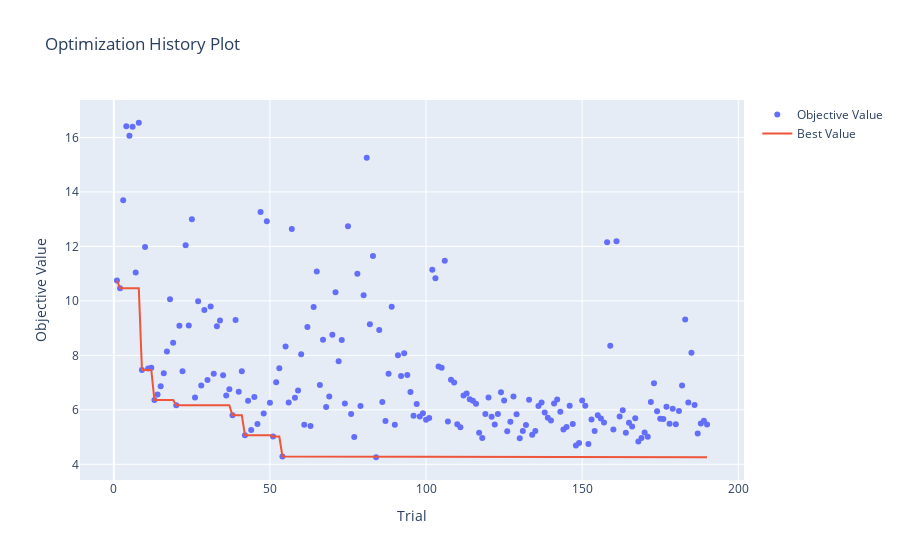
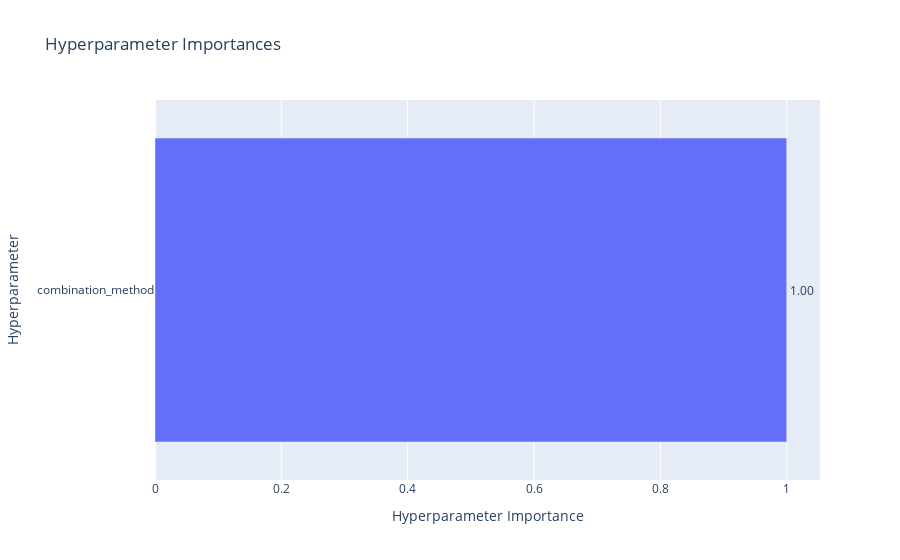
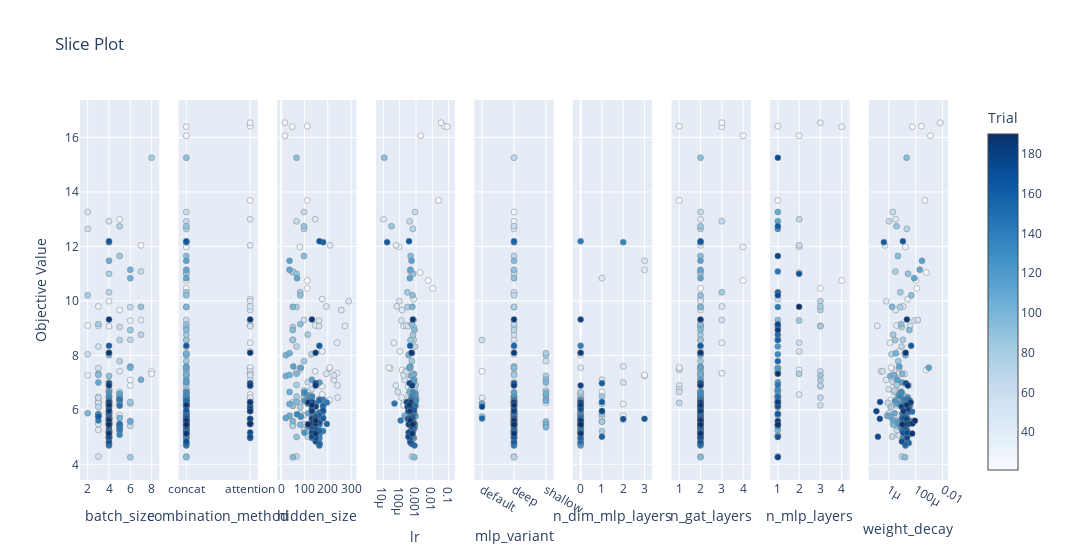

The cell these charts' notebook holds for them, in order:
### Code cell
# Load the study from the SQLite database
study = optuna.load_study(
    study_name="Multimodal_with_Gini",
    storage="sqlite:///optuna_with_gini_study.db"
)

# Plot optimization history
fig1 = plot_optimization_history(study)
fig1.show()

# Plot parameter importances
fig2 = plot_param_importances(study)
fig2.show()

# Plot parallel coordinate
fig3 = plot_parallel_coordinate(study)
fig3.show()

# Additional Optuna plots
from optuna.visualization import plot_slice, plot_contour, plot_edf

# Slice plot: shows objective value for each parameter
fig4 = plot_slice(study)
fig4.show()

# Contour plot: shows relationship between two parameters and objective
fig5 = plot_contour(study, params=['lr', 'hidden_size'])
fig5.show()

# Empirical Distribution Function plot: shows distribution of objective values
fig6 = plot_edf(study)
fig6.show()

### Figure 1 — Plotly figure (JSON) as saved in the notebook; plotly's stock layout.template omitted (floating-point values rounded to 4 significant figures; data arrays with more than 128 entries replaced by an {"elided": "..."} marker saying what was removed)
{"data": [{"mode": "markers", "name": "Objective Value", "type": "scatter", "x": {"elided": "190 int values"}, "y": {"elided": "190 float values"}}, {"mode": "lines", "name": "Best Value", "type": "scatter", "x": {"elided": "191 int values"}, "y": {"elided": "191 float values"}}, {"marker": {"color": "#cccccc"}, "mode": "markers", "name": "Infeasible Trial", "showlegend": false, "type": "scatter", "x": [], "y": []}], "layout": {"title": {"text": "Optimization History Plot"}, "xaxis": {"title": {"text": "Trial"}}, "yaxis": {"title": {"text": "Objective Value"}}}}

### Figure 2 — Plotly figure (JSON) as saved in the notebook; plotly's stock layout.template omitted (floating-point values rounded to 4 significant figures)
{"data": [{"cliponaxis": false, "hovertemplate": ["combination_method (CategoricalDistribution): 1.0<extra></extra>"], "name": "Objective Value", "orientation": "h", "text": ["1.00"], "textposition": "outside", "type": "bar", "x": [1], "y": ["combination_method"]}], "layout": {"title": {"text": "Hyperparameter Importances"}, "xaxis": {"title": {"text": "Hyperparameter Importance"}}, "yaxis": {"title": {"text": "Hyperparameter"}}}}

### Figure 3 — Plotly figure (JSON) as saved in the notebook; plotly's stock layout.template omitted (floating-point values rounded to 4 significant figures; data arrays with more than 128 entries replaced by an {"elided": "..."} marker saying what was removed)
{"data": [{"marker": {"color": {"elided": "170 int values"}, "colorbar": {"title": {"text": "Trial"}, "x": 1, "xpad": 40}, "colorscale": [[0, "rgb(247,251,255)"], [0.125, "rgb(222,235,247)"], [0.25, "rgb(198,219,239)"], [0.375, "rgb(158,202,225)"], [0.5, "rgb(107,174,214)"], [0.625, "rgb(66,146,198)"], [0.75, "rgb(33,113,181)"], [0.875, "rgb(8,81,156)"], [1, "rgb(8,48,107)"]], "line": {"color": "Grey", "width": 0.5}, "showscale": true}, "mode": "markers", "name": "Feasible Trial", "showlegend": false, "type": "scatter", "x": {"elided": "170 int values"}, "xaxis": "x", "y": {"elided": "170 float values"}, "yaxis": "y"}, {"marker": {"color": {"elided": "190 int values"}, "colorbar": {"title": {"text": "Trial"}, "x": 1, "xpad": 40}, "colorscale": [[0, "rgb(247,251,255)"], [0.125, "rgb(222,235,247)"], [0.25, "rgb(198,219,239)"], [0.375, "rgb(158,202,225)"], [0.5, "rgb(107,174,214)"], [0.625, "rgb(66,146,198)"], [0.75, "rgb(33,113,181)"], [0.875, "rgb(8,81,156)"], [1, "rgb(8,48,107)"]], "line": {"color": "Grey", "width": 0.5}, "showscale": false}, "mode": "markers", "name": "Feasible Trial", "showlegend": false, "type": "scatter", "x": {"elided": "190 str values"}, "xaxis": "x2", "y": {"elided": "190 float values"}, "yaxis": "y2"}, {"marker": {"color": {"elided": "190 int values"}, "colorbar": {"title": {"text": "Trial"}, "x": 1, "xpad": 40}, "colorscale": [[0, "rgb(247,251,255)"], [0.125, "rgb(222,235,247)"], [0.25, "rgb(198,219,239)"], [0.375, "rgb(158,202,225)"], [0.5, "rgb(107,174,214)"], [0.625, "rgb(66,146,198)"], [0.75, "rgb(33,113,181)"], [0.875, "rgb(8,81,156)"], [1, "rgb(8,48,107)"]], "line": {"color": "Grey", "width": 0.5}, "showscale": false}, "mode": "markers", "name": "Feasible Trial", "showlegend": false, "type": "scatter", "x": {"elided": "190 int values"}, "xaxis": "x3", "y": {"elided": "190 float values"}, "yaxis": "y3"}, {"marker": {"color": {"elided": "190 int values"}, "colorbar": {"title": {"text": "Trial"}, "x": 1, "xpad": 40}, "colorscale": [[0, "rgb(247,251,255)"], [0.125, "rgb(222,235,247)"], [0.25, "rgb(198,219,239)"], [0.375, "rgb(158,202,225)"], [0.5, "rgb(107,174,214)"], [0.625, "rgb(66,146,198)"], [0.75, "rgb(33,113,181)"], [0.875, "rgb(8,81,156)"], [1, "rgb(8,48,107)"]], "line": {"color": "Grey", "width": 0.5}, "showscale": false}, "mode": "markers", "name": "Feasible Trial", "showlegend": false, "type": "scatter", "x": {"elided": "190 float values"}, "xaxis": "x4", "y": {"elided": "190 float values"}, "yaxis": "y4"}, {"marker": {"color": {"elided": "150 int values"}, "colorbar": {"title": {"text": "Trial"}, "x": 1, "xpad": 40}, "colorscale": [[0, "rgb(247,251,255)"], [0.125, "rgb(222,235,247)"], [0.25, "rgb(198,219,239)"], [0.375, "rgb(158,202,225)"], [0.5, "rgb(107,174,214)"], [0.625, "rgb(66,146,198)"], [0.75, "rgb(33,113,181)"], [0.875, "rgb(8,81,156)"], [1, "rgb(8,48,107)"]], "line": {"color": "Grey", "width": 0.5}, "showscale": false}, "mode": "markers", "name": "Feasible Trial", "showlegend": false, "type": "scatter", "x": {"elided": "150 str values"}, "xaxis": "x5", "y": {"elided": "150 float values"}, "yaxis": "y5"}, {"marker": {"color": [91, 92, 93, 94, 95, 96, 97, 98, 99, 100, 101, 102, 103, 104, 105, 106, 107, 108, 109, 110, 111, 112, 113, 114, 115, 116, 117, 118, 119, 120, 121, 122, 123, 124, 125, 126, 127, 128, 129, 130, 131, 132, 133, 134, 135, 136, 137, 138, 139, 140, 141, 142, 143, 144, 145, 146, 147, 148, 149, 150, 151, 152, 153, 154, 155, 156, 157, 158, 159, 160, 161, 162, 163, 164, 165, 166, 167, 168, 169, 170, 171, 172, 173, 174, 175, 176, 177, 178, 179, 180, 181, 182, 183, 184, 185, 186, 187, 188, 189, 190], "colorbar": {"title": {"text": "Trial"}, "x": 1, "xpad": 40}, "colorscale": [[0, "rgb(247,251,255)"], [0.125, "rgb(222,235,247)"], [0.25, "rgb(198,219,239)"], [0.375, "rgb(158,202,225)"], [0.5, "rgb(107,174,214)"], [0.625, "rgb(66,146,198)"], [0.75, "rgb(33,113,181)"], [0.875, "rgb(8,81,156)"], [1, "rgb(8,48,107)"]], "line": {"color": "Grey", "width": 0.5}, "showscale": false}, "mode": "markers", "name": "Feasible Trial", "showlegend": false, "type": "scatter", "x": [0, 3, 0, 3, 1, 2, 2, 1, 0, 2, 1, 3, 1, 2, 0, 3, 1, 1, 2, 0, 0, 0, 0, 0, 0, 1, 0, 0, 0, 0, 0, 0, 0, 0, 0, 1, 1, 1, 1, 0, 0, 0, 0, 0, 0, 0, 0, 0, 0, 0, 0, 0, 0, 0, 0, 0, 0, 0, 0, 0, 0, 0, 0, 0, 0, 0, 0, 2, 0, 0, 0, 0, 0, 0, 0, 0, 0, 0, 0, 0, 1, 1, 1, 1, 3, 2, 0, 0, 0, 0, 1, 0, 0, 0, 0, 0, 0, 0, 0, 0], "xaxis": "x6", "y": [8.005, 7.246, 8.082, 7.282, 6.656, 5.785, 6.214, 5.76, 5.879, 5.639, 5.699, 11.14, 10.83, 7.593, 7.548, 11.47, 5.569, 7.107, 7.003, 5.474, 5.361, 6.529, 6.597, 6.388, 6.331, 6.223, 5.161, 4.963, 5.848, 6.454, 5.751, 5.466, 5.844, 6.65, 6.346, 5.216, 5.566, 6.49, 5.837, 4.961, 5.224, 5.443, 6.366, 5.083, 5.222, 6.138, 6.266, 5.906, 5.714, 5.609, 6.23, 6.379, 5.93, 5.277, 5.37, 6.154, 5.484, 4.689, 4.779, 6.34, 6.153, 4.746, 5.644, 5.228, 5.799, 5.684, 5.536, 12.16, 8.354, 5.277, 12.19, 5.754, 5.985, 5.155, 5.529, 5.385, 5.689, 4.836, 4.966, 5.166, 5.012, 6.288, 6.974, 5.949, 5.669, 5.663, 6.116, 5.491, 6.041, 5.475, 5.955, 6.893, 9.319, 6.271, 8.095, 6.179, 5.128, 5.498, 5.6, 5.462], "yaxis": "y6"}, {"marker": {"color": {"elided": "190 int values"}, "colorbar": {"title": {"text": "Trial"}, "x": 1, "xpad": 40}, "colorscale": [[0, "rgb(247,251,255)"], [0.125, "rgb(222,235,247)"], [0.25, "rgb(198,219,239)"], [0.375, "rgb(158,202,225)"], [0.5, "rgb(107,174,214)"], [0.625, "rgb(66,146,198)"], [0.75, "rgb(33,113,181)"], [0.875, "rgb(8,81,156)"], [1, "rgb(8,48,107)"]], "line": {"color": "Grey", "width": 0.5}, "showscale": false}, "mode": "markers", "name": "Feasible Trial", "showlegend": false, "type": "scatter", "x": {"elided": "190 int values"}, "xaxis": "x7", "y": {"elided": "190 float values"}, "yaxis": "y7"}, {"marker": {"color": [1, 2, 3, 4, 5, 6, 7, 8, 9, 10, 11, 12, 13, 14, 15, 16, 17, 18, 19, 20, 21, 22, 23, 24, 25, 26, 27, 28, 29, 30, 31, 32, 33, 34, 35, 36, 37, 38, 39, 40, 41, 42, 43, 44, 45, 46, 47, 48, 49, 50, 51, 52, 53, 54, 55, 56, 57, 58, 59, 60, 61, 62, 63, 64, 65, 66, 67, 68, 69, 70, 71, 72, 73, 74, 75, 76, 77, 78, 79, 80, 81, 82, 83, 84, 85, 86, 87, 88, 89, 90], "colorbar": {"title": {"text": "Trial"}, "x": 1, "xpad": 40}, "colorscale": [[0, "rgb(247,251,255)"], [0.125, "rgb(222,235,247)"], [0.25, "rgb(198,219,239)"], [0.375, "rgb(158,202,225)"], [0.5, "rgb(107,174,214)"], [0.625, "rgb(66,146,198)"], [0.75, "rgb(33,113,181)"], [0.875, "rgb(8,81,156)"], [1, "rgb(8,48,107)"]], "line": {"color": "Grey", "width": 0.5}, "showscale": false}, "mode": "markers", "name": "Feasible Trial", "showlegend": false, "type": "scatter", "x": [4, 3, 1, 1, 2, 4, 2, 3, 2, 2, 1, 1, 1, 2, 3, 1, 2, 1, 2, 3, 3, 3, 2, 1, 2, 3, 3, 3, 3, 3, 3, 2, 3, 2, 3, 1, 1, 1, 1, 1, 1, 1, 1, 1, 1, 1, 1, 1, 1, 1, 1, 1, 1, 1, 1, 1, 1, 1, 1, 1, 1, 1, 1, 1, 1, 1, 1, 1, 1, 1, 1, 1, 1, 1, 1, 1, 1, 2, 1, 1, 1, 1, 1, 1, 1, 1, 1, 1, 2, 1], "xaxis": "x8", "y": [10.75, 10.46, 13.69, 16.41, 16.06, 16.39, 11.04, 16.54, 7.464, 11.98, 7.517, 7.549, 6.363, 6.565, 6.863, 7.344, 8.144, 10.06, 8.463, 6.166, 9.083, 7.415, 12.04, 9.097, 13.0, 6.449, 9.99, 6.895, 9.664, 7.098, 9.797, 7.325, 9.073, 9.28, 7.268, 6.53, 6.757, 5.798, 9.297, 6.66, 7.415, 5.066, 6.336, 5.26, 6.472, 5.476, 13.26, 5.865, 12.92, 6.256, 5.019, 7.016, 7.529, 4.287, 8.322, 6.274, 12.64, 6.442, 6.713, 8.039, 5.454, 9.04, 5.406, 9.771, 11.08, 6.917, 8.571, 6.1, 6.486, 8.759, 10.32, 7.788, 8.56, 6.231, 12.74, 5.85, 5.004, 11.0, 6.144, 10.2, 15.26, 9.145, 11.65, 4.259, 8.928, 6.288, 5.588, 7.323, 9.781, 5.454], "yaxis": "y8"}, {"marker": {"color": {"elided": "190 int values"}, "colorbar": {"title": {"text": "Trial"}, "x": 1, "xpad": 40}, "colorscale": [[0, "rgb(247,251,255)"], [0.125, "rgb(222,235,247)"], [0.25, "rgb(198,219,239)"], [0.375, "rgb(158,202,225)"], [0.5, "rgb(107,174,214)"], [0.625, "rgb(66,146,198)"], [0.75, "rgb(33,113,181)"], [0.875, "rgb(8,81,156)"], [1, "rgb(8,48,107)"]], "line": {"color": "Grey", "width": 0.5}, "showscale": false}, "mode": "markers", "name": "Feasible Trial", "showlegend": false, "type": "scatter", "x": {"elided": "190 float values"}, "xaxis": "x9", "y": {"elided": "190 float values"}, "yaxis": "y9"}], "layout": {"title": {"text": "Slice Plot"}, "width": 2700, "xaxis": {"anchor": "y", "domain": [0, 0.09136], "title": {"text": "batch_size"}}, "xaxis2": {"anchor": "y2", "categoryarray": ["concat", "attention"], "categoryorder": "array", "domain": [0.1136, 0.2049], "title": {"text": "combination_method"}, "type": "category"}, "xaxis3": {"anchor": "y3", "domain": [0.2272, 0.3185], "title": {"text": "hidden_size"}}, "xaxis4": {"anchor": "y4", "domain": [0.3407, 0.4321], "title": {"text": "lr"}, "type": "log"}, "xaxis5": {"anchor": "y5", "categoryarray": ["default", "deep", "shallow"], "categoryorder": "array", "domain": [0.4543, 0.5457], "title": {"text": "mlp_variant"}, "type": "category"}, "xaxis6": {"anchor": "y6", "domain": [0.5679, 0.6593], "title": {"text": "n_dim_mlp_layers"}}, "xaxis7": {"anchor": "y7", "domain": [0.6815, 0.7728], "title": {"text": "n_gat_layers"}}, "xaxis8": {"anchor": "y8", "domain": [0.7951, 0.8864], "title": {"text": "n_mlp_layers"}}, "xaxis9": {"anchor": "y9", "domain": [0.9086, 1], "title": {"text": "weight_decay"}, "type": "log"}, "yaxis": {"anchor": "x", "domain": [0, 1], "title": {"text": "Objective Value"}}, "yaxis2": {"anchor": "x2", "domain": [0, 1], "matches": "y", "showticklabels": false}, "yaxis3": {"anchor": "x3", "domain": [0, 1], "matches": "y", "showticklabels": false}, "yaxis4": {"anchor": "x4", "domain": [0, 1], "matches": "y", "showticklabels": false}, "yaxis5": {"anchor": "x5", "domain": [0, 1], "matches": "y", "showticklabels": false}, "yaxis6": {"anchor": "x6", "domain": [0, 1], "matches": "y", "showticklabels": false}, "yaxis7": {"anchor": "x7", "domain": [0, 1], "matches": "y", "showticklabels": false}, "yaxis8": {"anchor": "x8", "domain": [0, 1], "matches": "y", "showticklabels": false}, "yaxis9": {"anchor": "x9", "domain": [0, 1], "matches": "y", "showticklabels": false}}}
